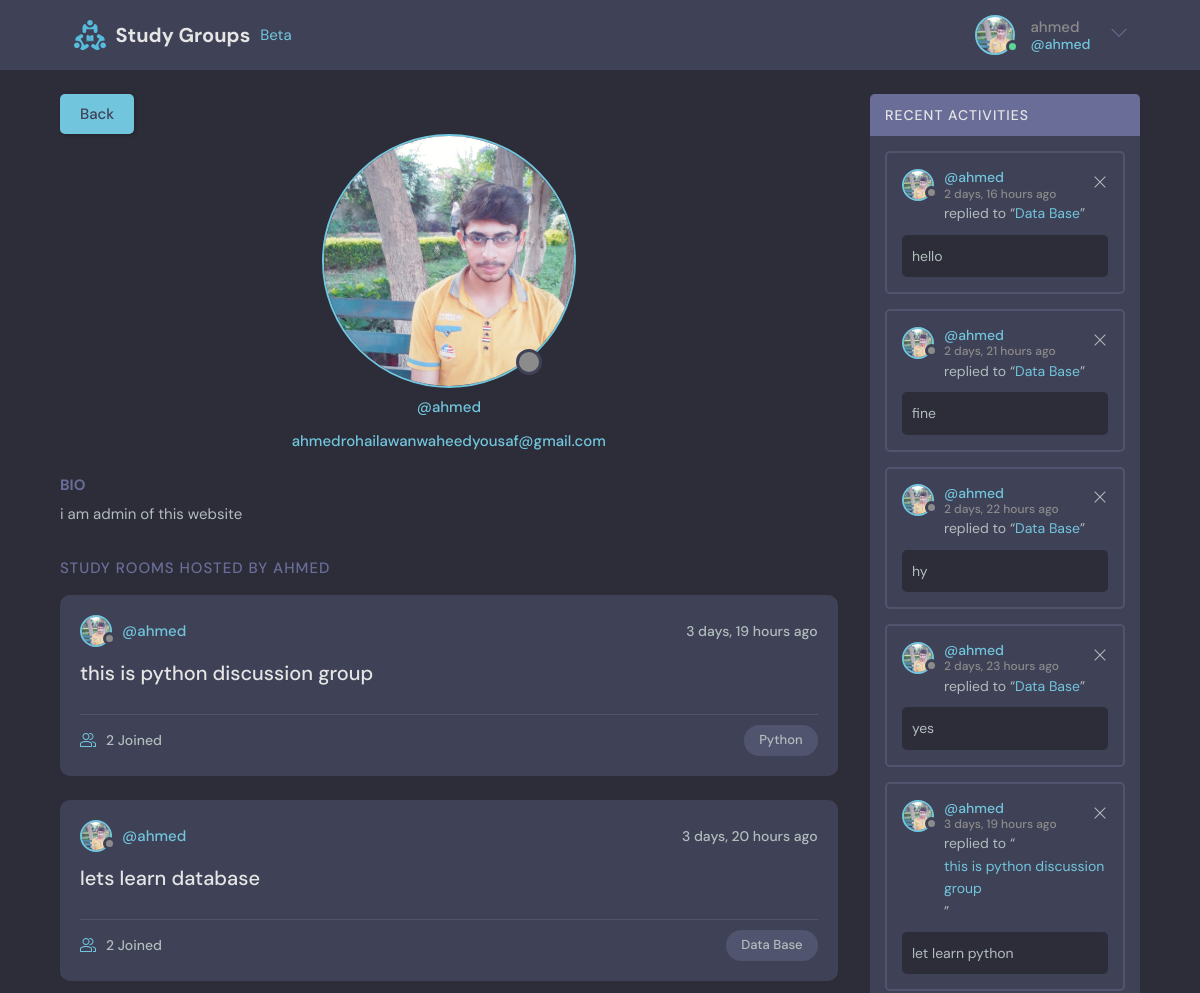
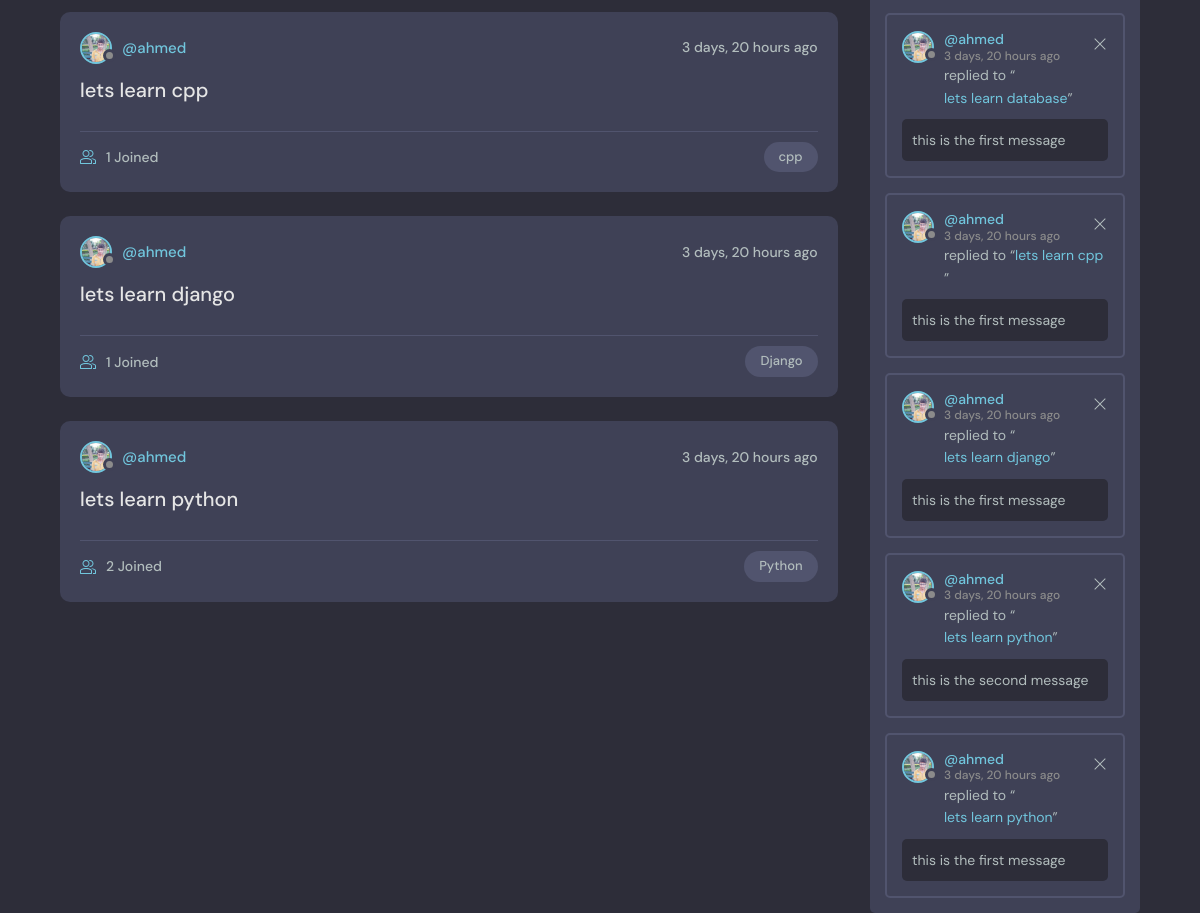
/profile/1 (signed in), run on an earlier commit of the app's database (2 pictures, top to bottom).
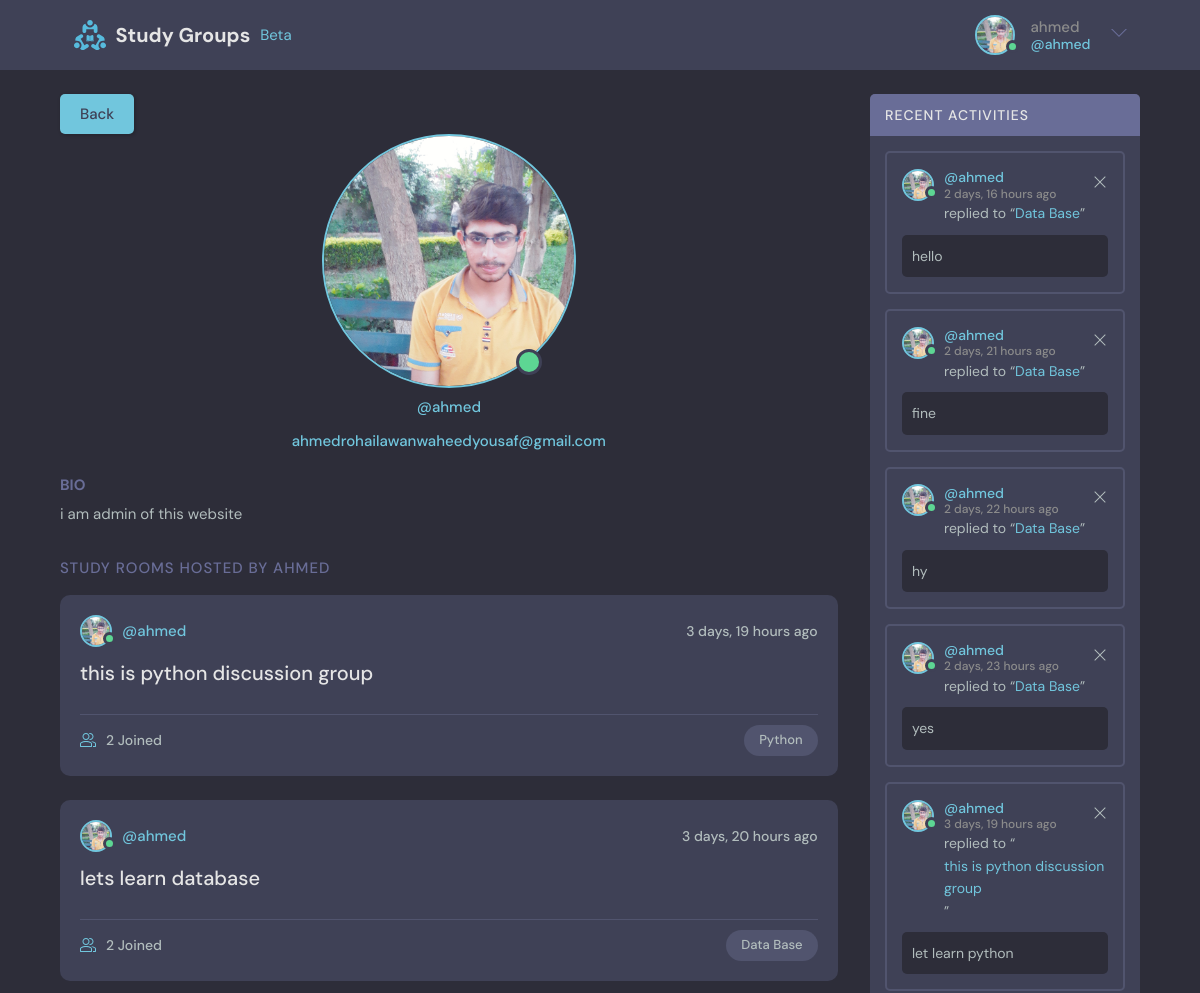
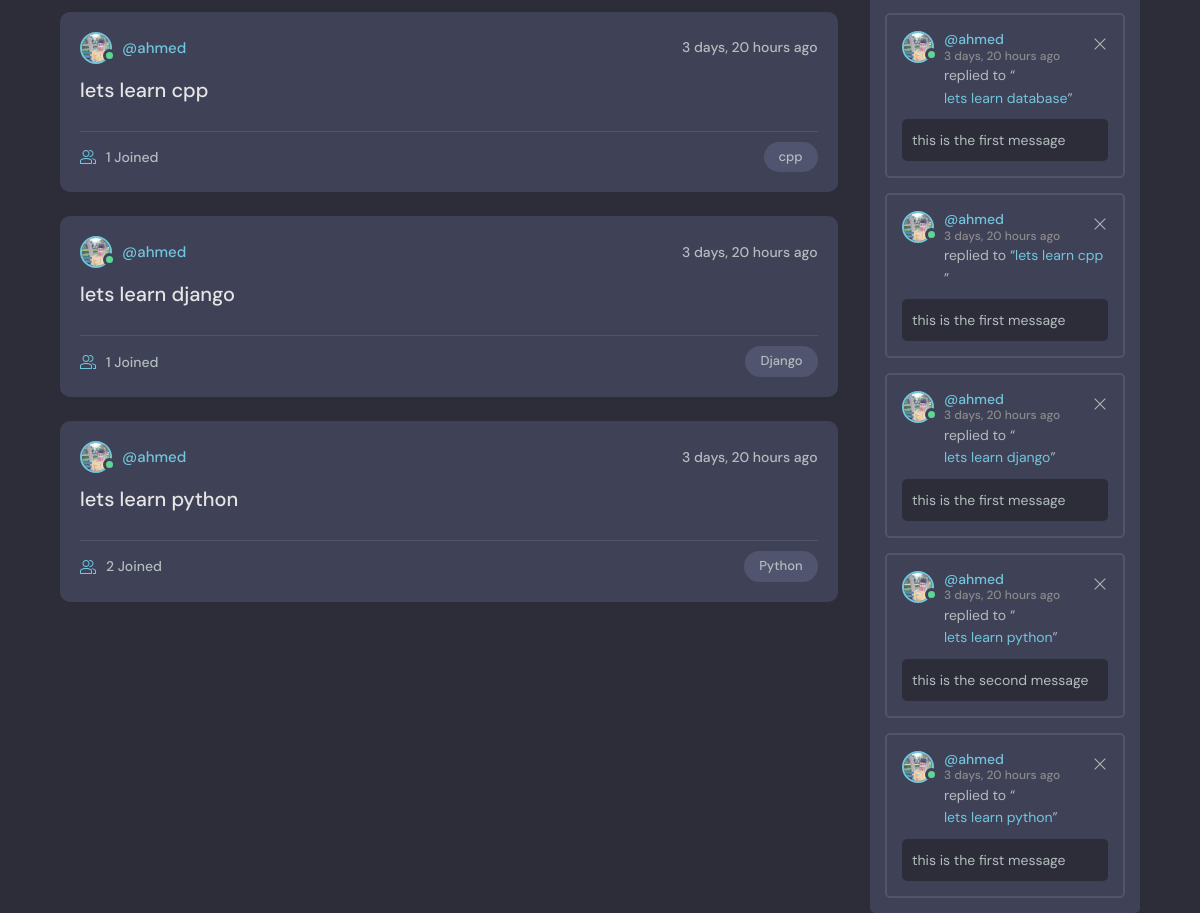
And on a later commit of the database (2 pictures, top to bottom).
### Home/views.py (the view)
# urls.py: path("profile/<str:id>",views.user_profile,name='profile'),
@login_required(login_url='/login')
def user_profile(request,id):
    user = User.objects.get(id=id)
    room_messages = user.message_set.all()
    room_list = user.room_set.all()
    context = {'room_list':room_list,'room_messages':room_messages,'user':user}
    return render(request, 'user_profile.html',context)

### Home/models.py (called while the page is built)
    def __str__(self):
        return self.name

    def __str__(self):
        return self.name

    def __str__(self):
        return self.body[0:50]

### templates/user_profile.html (shortened to what this page needs)
{% extends 'main.html' %}
{% block body %}
<main class="profile-page layout layout--2">
  <div class="container">
    <div class="roomList">
      <p>
        <a href="{{request.META.HTTP_REFERER}}"
        ><button class="btn btn--main" type="submit">
          Back
        </button></a>
      </p>
      <div class="profile">
        <div class="profile__avatar">
          {% if user.is_online %}
          <div class="avatar avatar--large active">
            {% else %}
          <div class="avatar avatar--large">
            {% endif %}
            <img src="{{user.avatar.url}}"/>
          </div>
        </div>
        <div class="profile__info">
          <p>@{{user.username}}</p>
          <p>{{user.email}}</p>
        </div>
        <div class="profile__about">
          <h3>Bio</h3>
          <p>
            {{user.bio}}
          </p>
        </div>
      </div>
      <div class="roomList__header">
        <div>
          <h2>Study Rooms Hosted by {{user.username}}</a>
          </h2>
        </div>
      </div>
      {% include 'room_feed.html' %}
    </div>
    {% include 'room_activities_user.html' %}
  </div>
</main>
{% endblock body %}

What changed in the data, as far as the page shows it:
changed User "ahmed": is_online False → True (drawn)
